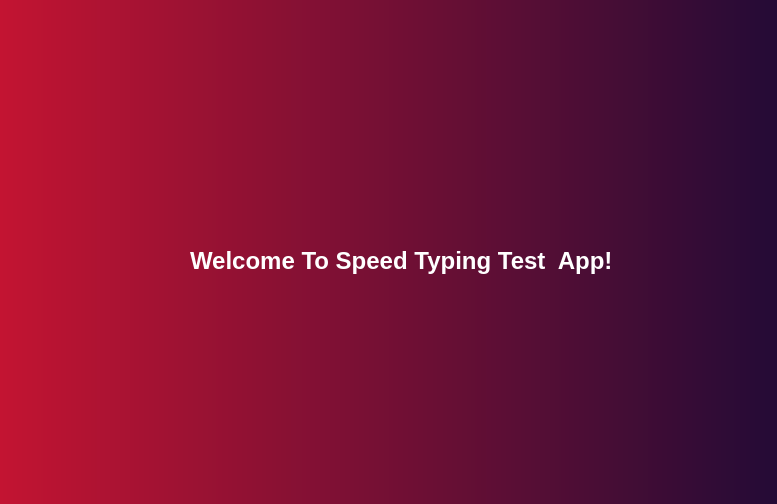
<?xml version="1.0" encoding="UTF-8"?>
<ui version="4.0">
 <class>MainWindow</class>
 <widget class="QMainWindow" name="MainWindow">
  <property name="geometry">
   <rect>
    <x>0</x>
    <y>0</y>
    <width>777</width>
    <height>504</height>
   </rect>
  </property>
  <property name="font">
   <font>
    <pointsize>7</pointsize>
   </font>
  </property>
  <property name="windowTitle">
   <string>MainWindow</string>
  </property>
  <property name="layoutDirection">
   <enum>Qt::LeftToRight</enum>
  </property>
  <property name="autoFillBackground">
   <bool>false</bool>
  </property>
  <property name="styleSheet">
   <string notr="true">background-color: qlineargradient(spread:pad, x1:0, y1:0, x2:1, y2:0, stop:0 #c31432, stop:1 #240b36);</string>
  </property>
  <property name="documentMode">
   <bool>false</bool>
  </property>
  <property name="dockNestingEnabled">
   <bool>false</bool>
  </property>
  <property name="unifiedTitleAndToolBarOnMac">
   <bool>false</bool>
  </property>
  <widget class="QWidget" name="centralwidget">
   <widget class="QLabel" name="label">
    <property name="geometry">
     <rect>
      <x>190</x>
      <y>220</y>
      <width>441</width>
      <height>81</height>
     </rect>
    </property>
    <property name="font">
     <font>
      <family>Nirmala UI</family>
      <pointsize>18</pointsize>
      <weight>75</weight>
      <bold>true</bold>
     </font>
    </property>
    <property name="styleSheet">
     <string notr="true">background-color: none;
color: rgb(255, 255, 255);</string>
    </property>
    <property name="text">
     <string>Welcome To Speed Typing Test  App!</string>
    </property>
   </widget>
   <widget class="QPushButton" name="pushButton">
    <property name="geometry">
     <rect>
      <x>340</x>
      <y>310</y>
      <width>121</width>
      <height>51</height>
     </rect>
    </property>
    <property name="autoFillBackground">
     <bool>false</bool>
    </property>
    <property name="styleSheet">
     <string notr="true">background-color: none;</string>
    </property>
    <property name="text">
     <string/>
    </property>
    <property name="icon">
     <iconset>
      <normaloff>../Rc.png</normaloff>../Rc.png</iconset>
    </property>
    <property name="iconSize">
     <size>
      <width>106</width>
      <height>49</height>
     </size>
    </property>
    <property name="checkable">
     <bool>false</bool>
    </property>
    <property name="autoRepeat">
     <bool>false</bool>
    </property>
    <property name="autoExclusive">
     <bool>false</bool>
    </property>
    <property name="autoDefault">
     <bool>false</bool>
    </property>
    <property name="default">
     <bool>false</bool>
    </property>
    <property name="flat">
     <bool>true</bool>
    </property>
   </widget>
   <widget class="QLabel" name="label_2">
    <property name="geometry">
     <rect>
      <x>310</x>
      <y>50</y>
      <width>171</width>
      <height>171</height>
     </rect>
    </property>
    <property name="autoFillBackground">
     <bool>false</bool>
    </property>
    <property name="styleSheet">
     <string notr="true">background-color: none;
</string>
    </property>
    <property name="text">
     <string/>
    </property>
    <property name="pixmap">
     <pixmap>../icon.png</pixmap>
    </property>
    <property name="scaledContents">
     <bool>true</bool>
    </property>
   </widget>
  </widget>
 </widget>
 <resources/>
 <connections/>
</ui>
